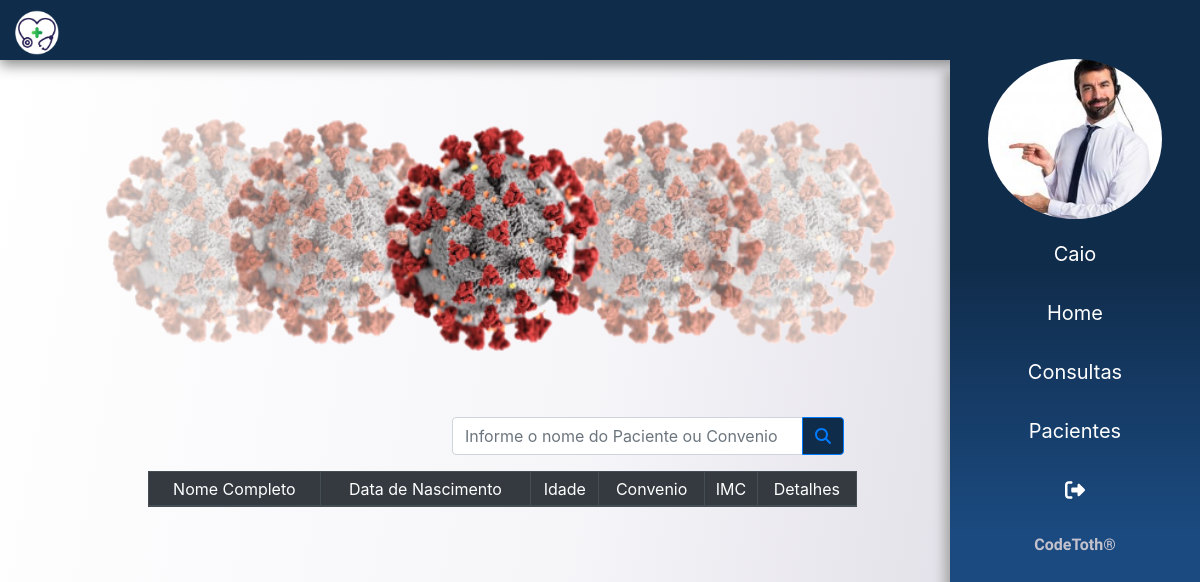
Before: /pacientes/ (signed in) with the older database file.
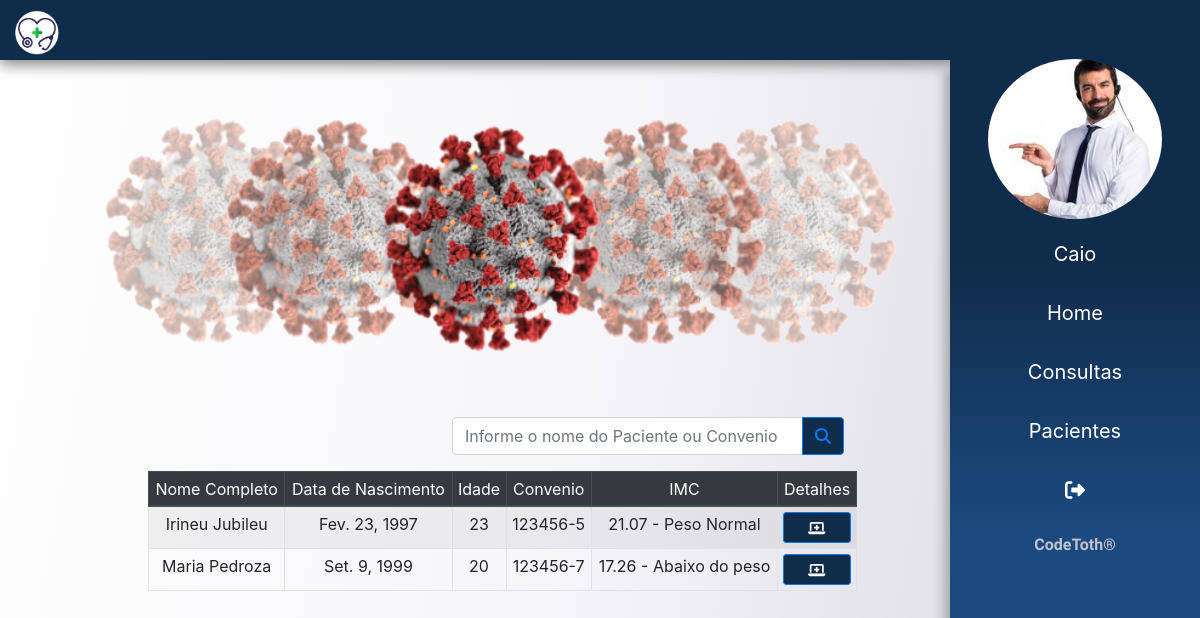
After: the same page with the newer database file.
### app/atendente/models.py (models this page shows)
class Atendente(models.Model):
    usuario = models.ForeignKey(User, on_delete=models.CASCADE)
    nome = models.CharField(max_length=150)
    sexo = models.CharField(max_length=1)
    data_nascimento = models.DateField()
    cpf = models.CharField(max_length=20, unique=True)
    rg = models.CharField(max_length=20, unique=True)
    email = models.EmailField()
    foto = models.ImageField(upload_to=f'fotos/{time.time()}', blank=True)

### app/paciente/models.py (models this page shows)
class Paciente(models.Model):
    nome = models.CharField(max_length=200)
    sexo = models.CharField(max_length=1)
    data_nascimento = models.DateField()
    cpf = models.CharField(max_length=20, unique=True)
    rg = models.CharField(max_length=20, unique=True)
    carteira_convenio = models.CharField(max_length=30, unique=True)
    peso = models.FloatField()
    altura = models.FloatField()
    imc = models.CharField(max_length=100)
    idade = models.CharField(max_length=100)

### app/paciente/views.py (the view)
# urls.py: path('', listar_paciente, name='pacientes'),
@login_required(login_url='login')
def listar_paciente(request):
    dados =  get_dados(request)
    lst_pacientes = Paciente.objects.all()
    for paciente in lst_pacientes:
        imc = calculo_imc(paciente.peso, paciente.altura)
        paciente.imc = imc
        idade = calculo_idade(paciente.data_nascimento)
        paciente.idade = idade
    dados['lst_pacientes'] = lst_pacientes
    return render(request, 'paciente/lista_pacientes.html', dados)

### templates/paciente/lista_pacientes.html
{% extends 'base.html' %}
{% load static %}
{% block content %}
<main>
    <section class="container-fluid">
        <div class="col-md-10">
            {% include 'partials/_campanha.html' %}
            <div class="row">
                <div class="col"></div>
                <div class="col" style="padding-right: 15%!important;">
                <div class="input-group mb-3">
                    <input type="text" class="form-control" placeholder="Informe o nome do Paciente ou Convenio">
                    <div class="input-group-append">
                        <button class="btn btn-outline-primary" type="button" id="button-addon2"><i class="fas fa-search"></i></button>
                    </div>
                </div>
                </div>
            </div>
            <table class="table table-sm table-bordered table-striped mx-auto text-center agenda" >
                <thead class="thead-dark ">
                    <tr>
                        <th scope="col">Nome Completo</th>
                        <th scope="col">Data de Nascimento</th>
                        <th scope="col">Idade</th>
                        <th scope="col">Convenio</th>
                        <th scope="col">IMC</th>
                        <th scope="col">Detalhes</th>
                    </tr>
                </thead>
                <tbody>
                    {% for paciente in lst_pacientes %}
                    <tr>
                        <th scope="row">{{ paciente.nome }}</th>
                        <td>{{ paciente.data_nascimento }}</td>
                        <td>{{ paciente.idade }}</td>
                        <td> {{ paciente.carteira_convenio }} </td>
                        <td>{{ paciente.imc }}</td>
                        <td>
                            <a href="{% url 'det_paciente' paciente.id %}" class="btn btn-sm btn-block btn-primary"> <i class="fas fa-laptop-medical"></i> </a>
                        </td>
                    </tr>
                    {% endfor %}
                </tbody>
            </table>
        </div>
    </section>
</main>
{% endblock %}

### templates/base.html (shortened to what this page needs)
{% load static %}
<!DOCTYPE html>
<html lang="pt-br">
<head>
    <link rel="stylesheet" href="{% static 'css/utils/reset.css' %}">
    <link rel="stylesheet" href="{% static 'css/utils/bootstrap.css' %}">
    <link rel="stylesheet" href="{% static 'css/utils/all.min.css' %}">
    <link rel="stylesheet" href="{% static 'css/app.css' %}">
</head>
<body>
    {% include 'partials/_menu.html' %}
    {% include 'partials/_sidebar.html' %}
    {% block content %}{% endblock %}
</body>
</html>

### templates/partials/_menu.html (shortened to what this page needs)
{% load static %}
<header class="fixed-top">
    <div class="inner-width">
        <a href="{% url 'dashboard' %}" class="logo">
            <img src="{% static  'images/logo.png' %}" alt="" srcset=""></a>
    </div>
</header>

### templates/partials/_sidebar.html (shortened to what this page needs)
{% load static %}
<div class="sidebar">
    <div class="mb-2">
        <img src="{{ usuario.foto.url }}" class="img-fluid  mx-auto d-block" alt="">
    </div>
    <ul>
        <a href="#" style="text-transform: capitalize ;"> <li> {{ request.user}} </li></a>
        <a href="{% url 'dashboard' %}"> <li>  Home </li></a>
        <a href="#"> <li>  Consultas </li></a>
        <a href="{% url 'pacientes' %}"> <li>  Pacientes </li></a>
        <a href="{% url 'login' %}"><li><i class="fas fa-sign-out-alt"></i> </li></a>
    </ul>
    <div class="text-center pb-3" style="font-weight: bolder;width: 100%;color: #C4C2CD;font-family: 'Play', sans-serif; ">
        <span>CodeToth&#174;</span>
    </div>
</div>

### templates/partials/_campanha.html (shortened to what this page needs)
{% load static %}
<div class="carousel slide p-5 mt-5" data-ride="carousel">
    <div class="carousel-inner">
        <div class="carousel-item active">
            <img src="{% static 'images/covid-19.png' %}" class="d-block w-100" alt="..." alt="">
        </div>
    </div>
</div>

### static/css/app.css (style rules this page uses)
body { background-attachment: fixed; background-size: cover; background-image: linear-gradient(100deg,rgba(255, 255, 255, .5), rgba(236, 234, 241, .5), rgba(213, 211, 222, 1.5)); }
.btn { background-color: #102c4b !important; }
header { height: 60px; background: #102c4b; box-shadow: 0px 5px 13px #888888; }
.inner-width { max-width: 1000px; padding: 0 10px; }
.logo { float: left; }
.logo img { height: 65px; padding: 10px 0px; }
.agenda { max-width: 75%; }
.sidebar img { border-radius: 100% !important; height: 160px !important; }
.sidebar { right: 0; top: 3.7rem !important; bottom: 0; width: 250px; background-image: linear-gradient( #102c4b,#102c4b,#1B4A80 , #1B4A80); box-shadow: -5px 12px 10px 1px #aaaaaa; background-attachment: fixed; overflow: hidden; transition: 0.8s all; height: 100% !important; position: fixed; z-index: 1030 !important; }
.sidebar ul li { list-style: none; }
.sidebar ul li { margin-top: 5px; padding: 12px; text-decoration: none; color: rgb(255, 255, 255); width: 100%; font-size: 20px; text-align: center; display: block; transition: 0.6s all; }

Changed rows visible on the page:
added Paciente: nome "Irineu Jubileu", data_nascimento "Fev. 23, 1997", idade "23", carteira_convenio "123456-5", imc "21.07 - Peso Normal"
added Paciente: nome "Maria Pedroza", data_nascimento "Set. 9, 1999", idade "20", carteira_convenio "123456-7", imc "17.26 - Abaixo do peso"
